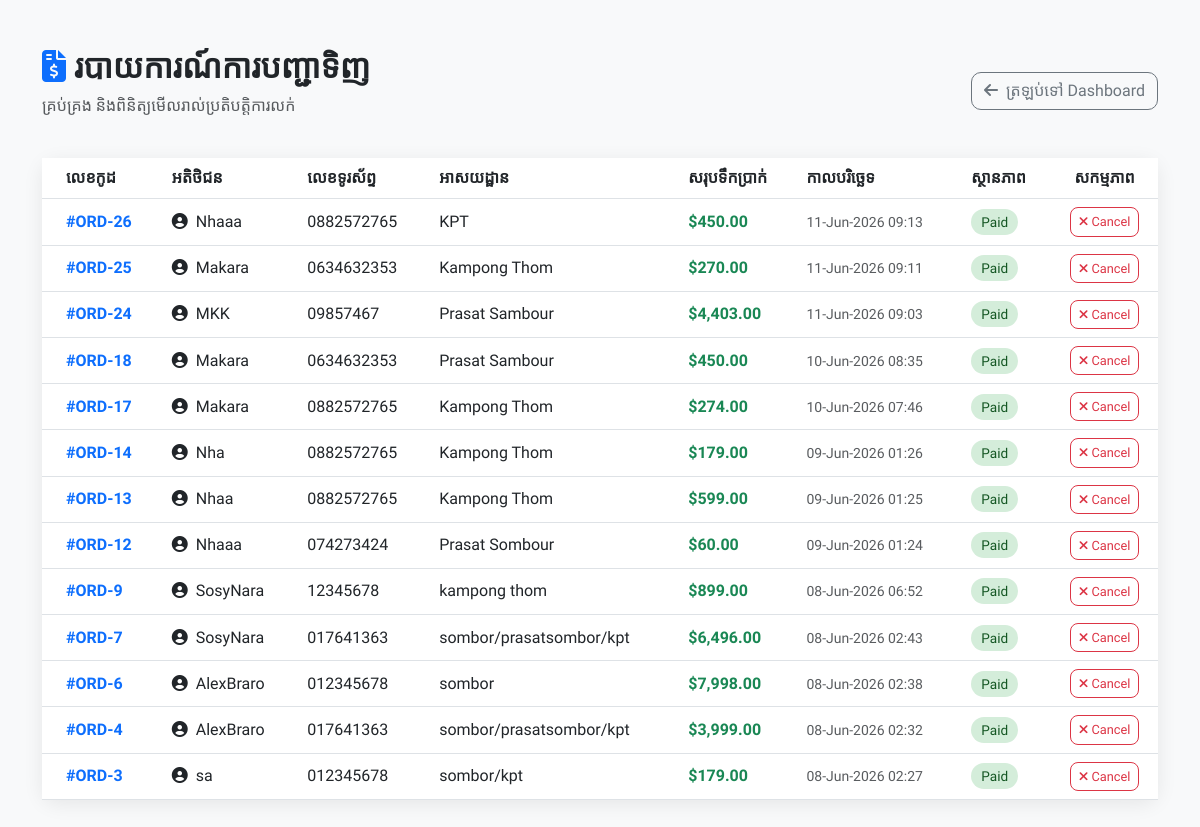
/dashboard_admin/report.php (signed in), run on the app's committed database.
### tables this page shows
CREATE TABLE `orders` (
  `id` int(11) NOT NULL,
  `user_id` int(11) NOT NULL,
  `full_name` varchar(255) NOT NULL,
  `phone` varchar(20) NOT NULL,
  `address` text NOT NULL,
  `total_amount` decimal(10,2) NOT NULL,
  `payment_method` varchar(50) DEFAULT NULL,
  `status` varchar(20) DEFAULT 'Pending',
  `order_date` timestamp NOT NULL DEFAULT current_timestamp(),
  `created_at` timestamp NOT NULL DEFAULT current_timestamp()
);

### dashboard_admin/report.php (the view, shortened to what this page needs)
<?php
require_once '../db/db.php';
$sql = "SELECT * FROM `orders` ORDER BY order_date DESC";
$result = $conn->query($sql);
?>
<!DOCTYPE html>
<html lang="km">
<head>
    <link href="https://cdn.jsdelivr.net/npm/bootstrap@5.3.0/dist/css/bootstrap.min.css" rel="stylesheet">
    <link rel="stylesheet" href="https://cdnjs.cloudflare.com/ajax/libs/font-awesome/6.5.1/css/all.min.css">
</head>
<body>
<div class="container py-5">
    <div class="d-flex justify-content-between align-items-center mb-4">
        <div>
            <h2 class="fw-bold text-dark"><i class="fas fa-file-invoice-dollar me-2 text-primary"></i>របាយការណ៍ការបញ្ជាទិញ</h2>
            <p class="text-muted">គ្រប់គ្រង និងពិនិត្យមើលរាល់ប្រតិបត្តិការលក់</p>
        </div>
        <a href="admin_dashboard.php" class="btn btn-outline-secondary btn-back">
            <i class="fas fa-arrow-left me-2"></i>ត្រឡប់ទៅ Dashboard
        </a>
    </div>
    <div class="card report-card">
        <div class="card-body p-0">
            <div class="table-responsive">
                <table class="table table-hover align-middle mb-0">
                    <thead>
                        <tr>
                            <th class="ps-4">លេខកូដ</th>
                            <th>អតិថិជន</th>
                            <th>លេខទូរស័ព្ទ</th>
                            <th>អាសយដ្ឋាន</th>
                            <th>សរុបទឹកប្រាក់</th>
                            <th>កាលបរិច្ឆេទ</th>
                            <th>ស្ថានភាព</th>
                            <th class="text-center">សកម្មភាព</th>
                        </tr>
                    </thead>
                    <tbody>
                        <?php if ($result->num_rows > 0): ?>
                            <?php while($row = $result->fetch_assoc()):
                                $status = strtolower($row['status']);
                                $status_class = "status-pending";
                                if($status == 'paid') $status_class = "status-paid";
                            ?>
                            <tr>
                                <td class="ps-4 text-primary fw-bold">#ORD-<?php echo $row['id']; ?></td>
                                <td><i class="fas fa-user-circle me-1"></i> <?php echo $row['full_name']; ?></td>
                                <td><?php echo $row['phone']; ?></td>
                                <td style="max-width: 200px;" class="text-truncate"><?php echo $row['address']; ?></td>
                                <td class="fw-bold text-success">$<?php echo number_format($row['total_amount'], 2); ?></td>
                                <td><small class="text-muted"><?php echo date('d-M-Y H:i', strtotime($row['order_date'])); ?></small></td>
                                <td><span class="<?php echo $status_class; ?>"><?php echo ucfirst($row['status']); ?></span></td>
                                <td class="text-center action-btns">
                                    <?php if($status != 'cancelled'): ?>
                                        <a href="?update_status=cancelled&order_id=<?php echo $row['id']; ?>"
                                           class="btn btn-outline-danger btn-sm"
                                           onclick="return confirm('តើអ្នកចង់លុបចោលការបញ្ជាទិញនេះ?')">
                                           <i class="fas fa-times"></i> Cancel
                                        </a>
                                    <?php endif; ?>
                                </td>
                            </tr>
                            <?php endwhile; ?>
                        <?php else: ?>
                            <tr>
                                <td colspan="8" class="text-center py-5 text-muted">មិនទាន់មានទិន្នន័យបញ្ជាទិញនៅឡើយទេ។</td>
                            </tr>
                        <?php endif; ?>
                    </tbody>
                </table>
            </div>
        </div>
    </div>
</div>
</body>
</html>

### dashboard_admin/report.php (style rules this page uses)
body { font-family: 'Kantumruy Pro', sans-serif; background-color: #f8f9fa; }
.report-card { border: none; border-radius: 15px; box-shadow: 0 4px 20px rgba(0,0,0,0.08); }
.table thead { background-color: #34495e; color: white; }
.status-paid { background-color: #d4edda; color: #155724; padding: 5px 10px; border-radius: 20px; font-size: 0.85rem; }
.btn-back { border-radius: 10px; transition: 0.3s; }
.action-btns .btn { border-radius: 8px; font-size: 0.8rem; }

### data on the page
orders: id "26", full_name "Nhaaa", phone "0882572765", address "KPT", total_amount "450.00", order_date "11-Jun-2026 09:13", status "Paid"
orders: id "25", full_name "Makara", phone "0634632353", address "Kampong Thom", total_amount "270.00", order_date "11-Jun-2026 09:11", status "Paid"
orders: id "24", full_name "MKK", phone "09857467", address "Prasat Sambour", total_amount "4,403.00", order_date "11-Jun-2026 09:03", status "Paid"
orders: id "18", full_name "Makara", phone "0634632353", address "Prasat Sambour", total_amount "450.00", order_date "10-Jun-2026 08:35", status "Paid"
orders: id "17", full_name "Makara", phone "0882572765", address "Kampong Thom", total_amount "274.00", order_date "10-Jun-2026 07:46", status "Paid"
orders: id "14", full_name "Nha", phone "0882572765", address "Kampong Thom", total_amount "179.00", order_date "09-Jun-2026 01:26", status "Paid"
orders: id "13", full_name "Nhaa", phone "0882572765", address "Kampong Thom", total_amount "599.00", order_date "09-Jun-2026 01:25", status "Paid"
orders: id "12", full_name "Nhaaa", phone "074273424", address "Prasat Sombour", total_amount "60.00", order_date "09-Jun-2026 01:24", status "Paid"
orders: id "9", full_name "SosyNara", phone "12345678", address "kampong thom", total_amount "899.00", order_date "08-Jun-2026 06:52", status "Paid"
orders: id "7", full_name "SosyNara", phone "017641363", address "sombor/prasatsombor/kpt", total_amount "6,496.00", order_date "08-Jun-2026 02:43", status "Paid"
orders: id "6", full_name "AlexBraro", phone "012345678", address "sombor", total_amount "7,998.00", order_date "08-Jun-2026 02:38", status "Paid"
orders: id "4", full_name "AlexBraro", phone "017641363", address "sombor/prasatsombor/kpt", total_amount "3,999.00", order_date "08-Jun-2026 02:32", status "Paid"
orders: id "3", full_name "sa", phone "012345678", address "sombor/kpt", total_amount "179.00", order_date "08-Jun-2026 02:27", status "Paid"
